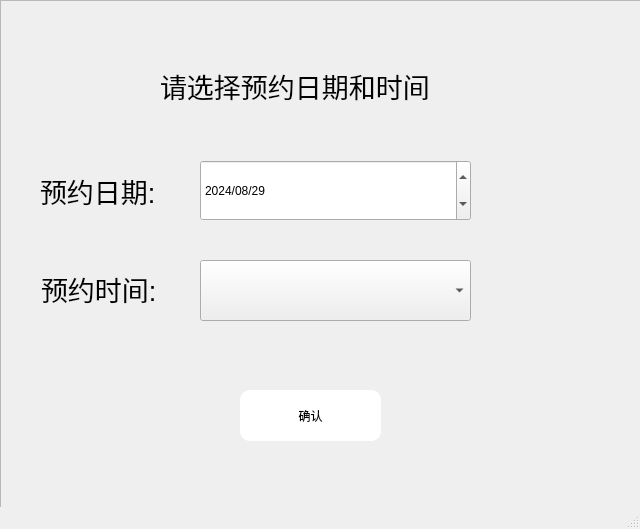
<?xml version="1.0" encoding="UTF-8"?>
<ui version="4.0">
 <class>MainWindow</class>
 <widget class="QMainWindow" name="MainWindow">
  <property name="geometry">
   <rect>
    <x>0</x>
    <y>0</y>
    <width>640</width>
    <height>529</height>
   </rect>
  </property>
  <property name="windowTitle">
   <string>MainWindow</string>
  </property>
  <property name="styleSheet">
   <string notr="true">#centralwidget{border-image:url(:/new/profile/back/蓝色渐变.jpg);}
#MainWindow{border-image: url(:/new/prefix1/back/蓝色渐变.jpg);}
</string>
  </property>
  <widget class="QWidget" name="centralwidget">
   <widget class="QFrame" name="frame">
    <property name="geometry">
     <rect>
      <x>0</x>
      <y>0</y>
      <width>641</width>
      <height>511</height>
     </rect>
    </property>
    <property name="styleSheet">
     <string notr="true">#frame{border-image: url(:/new/prefix1/back/蓝色渐变.jpg);}</string>
    </property>
    <property name="frameShape">
     <enum>QFrame::StyledPanel</enum>
    </property>
    <property name="frameShadow">
     <enum>QFrame::Raised</enum>
    </property>
    <widget class="QPushButton" name="pushButton">
     <property name="geometry">
      <rect>
       <x>240</x>
       <y>390</y>
       <width>141</width>
       <height>51</height>
      </rect>
     </property>
     <property name="styleSheet">
      <string notr="true">#pushButton{border-radius:10px;}
#pushButton{background-color: rgb(255, 255, 255);}
</string>
     </property>
     <property name="text">
      <string>确认</string>
     </property>
    </widget>
    <widget class="QLabel" name="label_2">
     <property name="geometry">
      <rect>
       <x>40</x>
       <y>170</y>
       <width>191</width>
       <height>41</height>
      </rect>
     </property>
     <property name="font">
      <font>
       <pointsize>20</pointsize>
      </font>
     </property>
     <property name="text">
      <string>预约日期:</string>
     </property>
    </widget>
    <widget class="QComboBox" name="comboBox">
     <property name="geometry">
      <rect>
       <x>200</x>
       <y>260</y>
       <width>271</width>
       <height>61</height>
      </rect>
     </property>
    </widget>
    <widget class="QDateEdit" name="dateEdit">
     <property name="geometry">
      <rect>
       <x>200</x>
       <y>160</y>
       <width>271</width>
       <height>61</height>
      </rect>
     </property>
     <property name="displayFormat">
      <string>yyyy/MM/dd</string>
     </property>
     <property name="date">
      <date>
       <year>2024</year>
       <month>8</month>
       <day>29</day>
      </date>
     </property>
    </widget>
    <widget class="QLabel" name="label_3">
     <property name="geometry">
      <rect>
       <x>41</x>
       <y>268</y>
       <width>191</width>
       <height>41</height>
      </rect>
     </property>
     <property name="font">
      <font>
       <pointsize>20</pointsize>
      </font>
     </property>
     <property name="text">
      <string>预约时间:</string>
     </property>
    </widget>
    <widget class="QLabel" name="label">
     <property name="geometry">
      <rect>
       <x>160</x>
       <y>50</y>
       <width>271</width>
       <height>71</height>
      </rect>
     </property>
     <property name="font">
      <font>
       <pointsize>20</pointsize>
      </font>
     </property>
     <property name="text">
      <string>请选择预约日期和时间</string>
     </property>
    </widget>
   </widget>
  </widget>
  <widget class="QMenuBar" name="menubar">
   <property name="geometry">
    <rect>
     <x>0</x>
     <y>0</y>
     <width>640</width>
     <height>28</height>
    </rect>
   </property>
  </widget>
  <widget class="QStatusBar" name="statusbar"/>
 </widget>
 <resources/>
 <connections/>
</ui>
